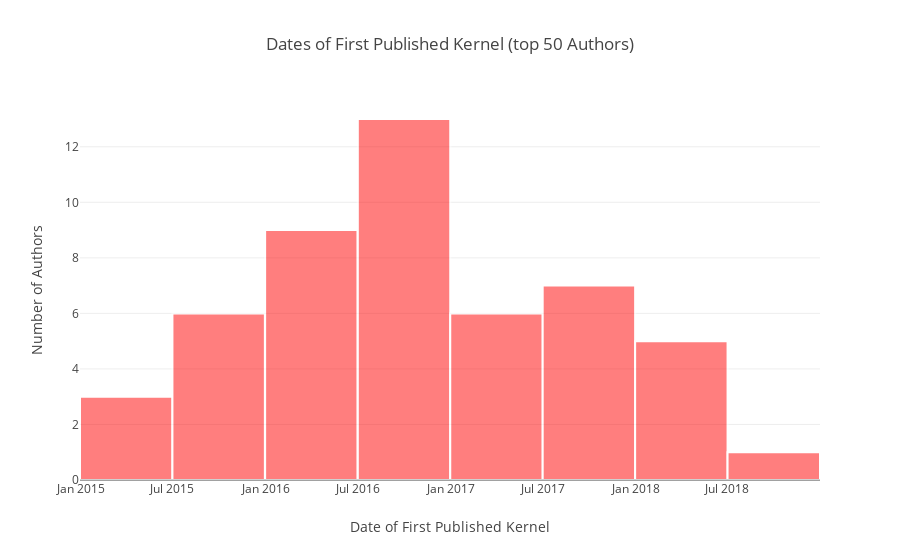

Here is the notebook cell this chart was saved with:
### Markdown cell above
Another interesting thing to examine, is when did the Top authors start publishing their first Kernels. In other words, how much time did it take them to reach this level.

### Code cell
# Date of first kernel
n = 50
top = nbr_medals_per_author.head(n)
oldest_kernel_dates = []
for userid in top.index:
    oldest_kernel_date = normal_user_kernels[normal_user_kernels['AuthorUserId'] == userid]['MadePublicDate'].min()
    oldest_kernel_dates.append(oldest_kernel_date)
oldest_kernel_dates = pd.Series(oldest_kernel_dates, index=top.index).sort_values()

# Date of first kernel

#fig = ff.create_distplot(s, [f'Top {n} authors'])


fig= {
    'data': [
        {
            'type': 'histogram',
            #'bin_size': .4,
            'marker': {"color": 'red', 'line': {'color': 'white', 'width': 2}}, 
            'x': oldest_kernel_dates,
            "opacity": 0.5, 
        }
    ],
    'layout': {
        'title': f'Dates of First Published Kernel (top {n} Authors)',
        'xaxis': {'title': 'Date of First Published Kernel'},
        'yaxis': {'title': 'Number of Authors'}
    }
}

iplot(fig)

### Figure 1 — Plotly figure (JSON) as saved in the notebook; plotly's stock layout.template omitted (floating-point values rounded to 4 significant figures)
{"data": [{"marker": {"color": "red", "line": {"color": "white", "width": 2}}, "opacity": 0.5, "type": "histogram", "uid": "1c4ab0c4-d68b-44a4-9ff6-320a9753d97b", "x": ["2015-04-23", "2015-06-06", "2015-06-26", "2015-07-17", "2015-08-14", "2015-09-24", "2015-09-30", "2015-10-07", "2015-10-26", "2016-01-07", "2016-01-30", "2016-02-05", "2016-02-19", "2016-03-07", "2016-03-08", "2016-03-14", "2016-04-15", "2016-05-13", "2016-07-02", "2016-07-12", "2016-07-28", "2016-08-22", "2016-09-01", "2016-10-15", "2016-10-18", "2016-10-19", "2016-11-01", "2016-11-06", "2016-11-30", "2016-12-10", "2016-12-16", "2017-01-04", "2017-01-21", "2017-02-27", "2017-04-11", "2017-04-15", "2017-04-22", "2017-07-11", "2017-07-15", "2017-07-17", "2017-07-19", "2017-10-07", "2017-10-25", "2017-11-27", "2018-01-09", "2018-02-09", "2018-02-14", "2018-03-21", "2018-03-22", "2018-11-10"]}], "layout": {"title": {"text": "Dates of First Published Kernel (top 50 Authors)"}, "xaxis": {"title": {"text": "Date of First Published Kernel"}}, "yaxis": {"title": {"text": "Number of Authors"}}}}
